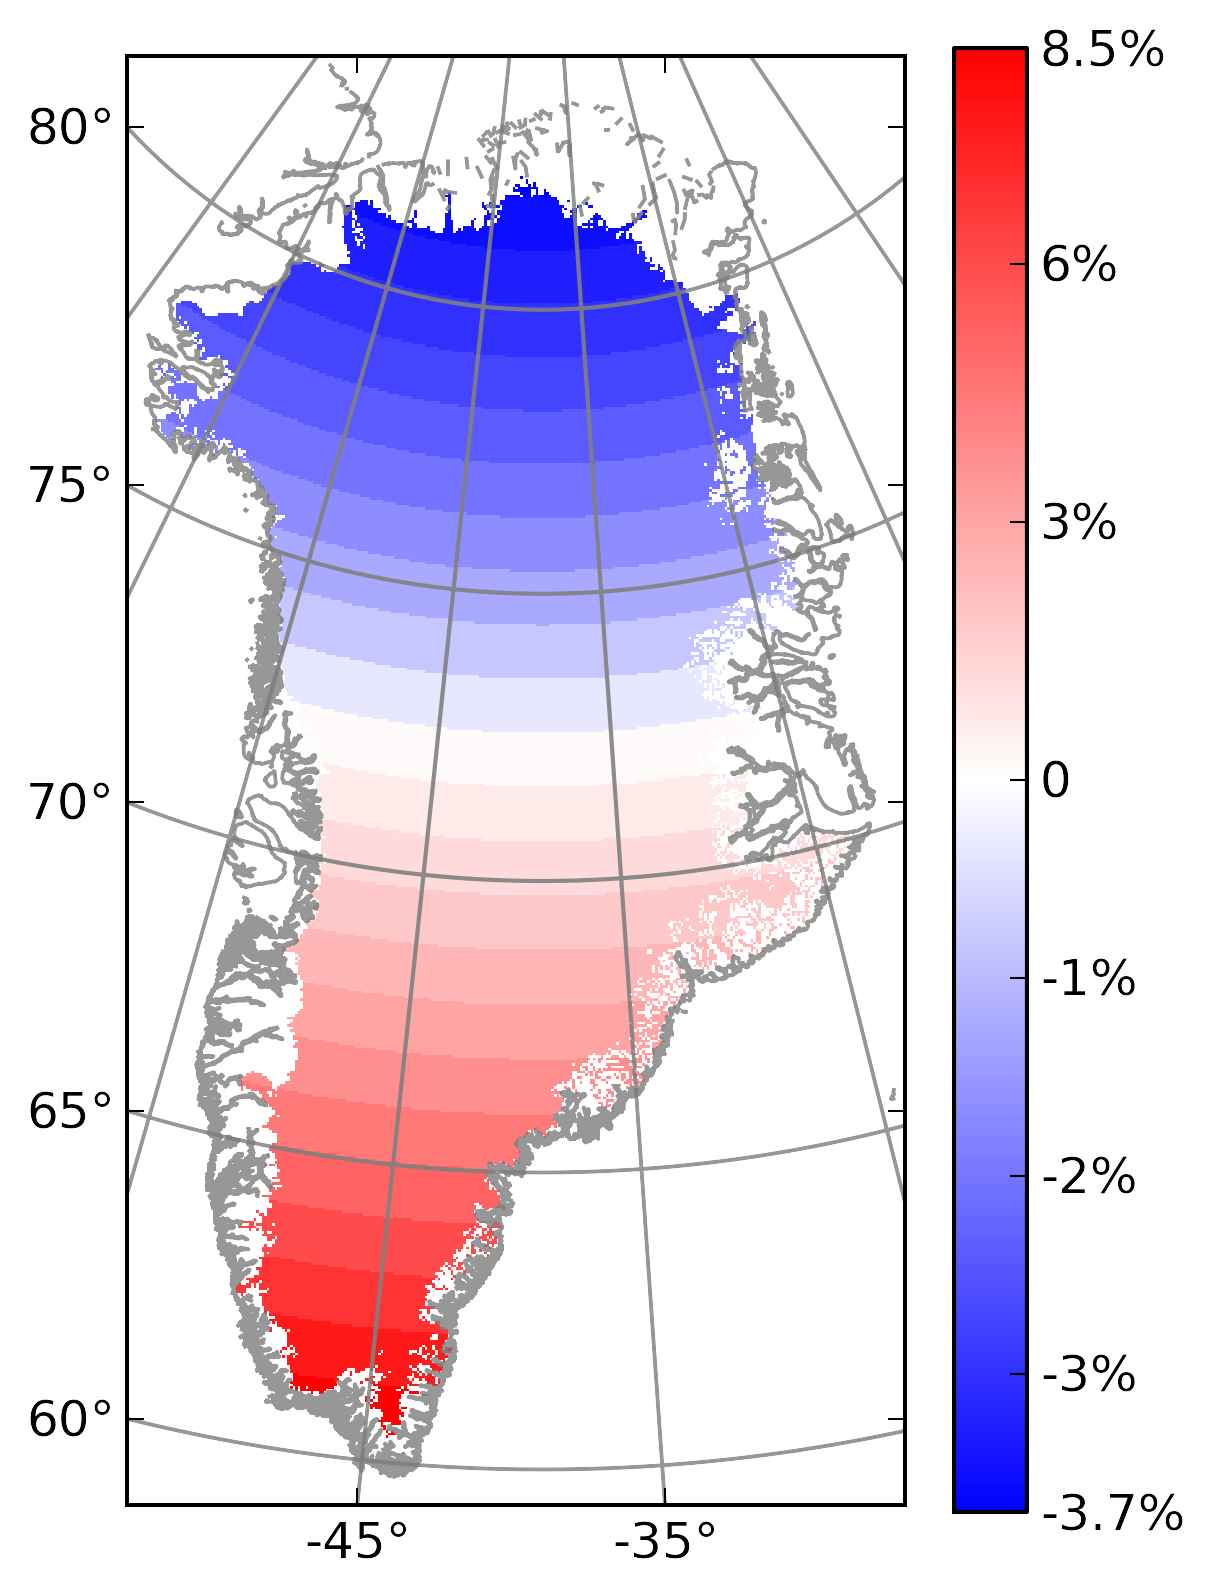

Recreate this plot in Python.
# Set up a sample function on the ice grid, upgrids to the GCM grid,
# and then plot it (rasterized) on the GCM grid

import matplotlib
import matplotlib.pyplot as plt
import numpy as np
import snowdrift
import netCDF4
import sys
import pyproj
import time
import os
import giss.io.noaa
import giss.maputil
import giss.plotutil
import figure
import string

km = 1000.0


# ------------------------------------------------------------------
# See: http://stackoverflow.com/questions/2216273/irregular-matplotlib-date-x-axis-labels

# Image plot
#Acceptable values are None, 'none', 'nearest', 'bilinear', 'bicubic', 'spline16', 'spline36', 'hanning', 'hamming', 'hermite', 'kaiser', 'quadric', 'catrom', 'gaussian', 'bessel', 'mitchell', 'sinc', 'lanczos'
def plot_image(ax, Z, extent) :
	Zt = Z.transpose()
	Zmasked = np.ma.array(Zt, mask=np.isnan(Zt))

	zmin = np.min(Zmasked)
	zmax = np.max(Zmasked)
	print '(zmin,zmax)=',zmin,zmax
	norm = giss.plotutil.AsymmetricNormalize(vmin=-.037, vmax=.085)

	absmax = max(-zmin,zmax)

#	cpt_fname = os.path.join(figure.data_root, 'cpt-city/grass/differences.cpt')
	cpt_fname = os.path.join(sys.path[0], 'differences.cpt')
	cmap,vmin,vmax = giss.plotutil.read_cpt(cpt_fname)
	print '(vmin,vmax) = ',vmin,vmax

	ret = ax.imshow(Zmasked, origin='lower',
		interpolation='nearest',
		extent=np.array([x0,x1,y0,y1]),
		#cmap=cmap,vmin=-absmax,vmax=absmax,
#		cmap=cmap,vmin=vmin, vmax=vmax,
		cmap=cmap,norm=norm,
		#cmap='bwr', 
		alpha=1)

# Contour plot
#	ret = ax.contour(Z.transpose(), interpolation='nearest', origin='lower')


	return ret




# ------------------------------------------------------------------

#overlap_fname = sys.argv[1]
overlap_fname = 'searise_cesm_overlap.nc'


figure.init_figure(overlap_fname)
from figure import *		# Bring in our global variables

raster_x = ice_nx
raster_y = ice_ny

# Open our searise data
searise_nc = netCDF4.Dataset(os.path.join(figure.data_root, 'searise/Greenland_5km_v1.1.nc'))

# ========= Get the land mask
mask2 = get_landmask(searise_nc)

# ============= Initialize Rasterizers
grid1 = snowdrift.Grid(overlap_fname, 'grid1')
rast1 = snowdrift.Rasterizer(grid1, x0,x1,raster_x, y0,y1,raster_y);
grid2 = snowdrift.Grid(overlap_fname, 'grid2')
rast2 = snowdrift.Rasterizer(grid2, x0,x1,raster_x, y0,y1,raster_y);


fig = plt.figure(figsize=(figure.X*2+figure.colorbarX*1,figure.Y))	# Size of figure (inches)
curplot=1


# ==============================================================
# Part 2: Downscaled SMB
# ==============================================================




# ========= Setup height classes
tops = np.array([200,400,700,1000,1300,1600,2000,2500,3000,10000], dtype='d')
num_hclass = tops.shape[0]
height_max1 = np.tile(tops, (n1,1))		# Produces an n1xnum_hclass array

# ======== Get orography (elevation)
topg = np.array(searise_nc.variables['topg'], dtype='d').flatten('C')
thk = np.array(searise_nc.variables['thk'], dtype='d').flatten('C')
elevation2 = topg + thk

# ============= Set up Snowdrift data structures
sd = snowdrift.Snowdrift(overlap_fname)
sd.init(elevation2, mask2, height_max1, constraints='cesm')

# ============= Set up constant field on ice grid
val2 = np.ones(n2)

# ============= Upgrid to GCM grid (w/ height classes)
val1h = np.zeros((n1, num_hclass))
sd.upgrid(val2, val1h)

# ============== Plot height-classified field
val1h_r = np.zeros((raster_x, raster_y))
snowdrift.rasterize_hc(rast1, rast2, val1h, elevation2, mask2, height_max1, val1h_r)

ax = fig.add_subplot(1,2,curplot)
curplot += 1
init_plot(ax, '', x0,x1,y0,y1)

color_ticks=[-.037, -.03, -.02, -.01, 0, .03, .06, .085]
cax2 = plot_image(ax, val1h_r-1.0, np.array([x0,x1,y0,y1]))
cbar = fig.colorbar(cax2, ticks=color_ticks)
cbar.ax.yaxis.set_ticklabels(['-3.7%', '-3%', '-2%', '-1%', 0, '3%', '6%', '8.5%'])
ax.plot(greenland_xy[0], greenland_xy[1], 'grey', alpha=.9)


# ============= Store output
basename = os.path.splitext(sys.argv[0])[0]
fig.savefig(basename + '.png', format='png',
	transparent=True,
	dpi=figure.DPI, bbox_inches='tight')
